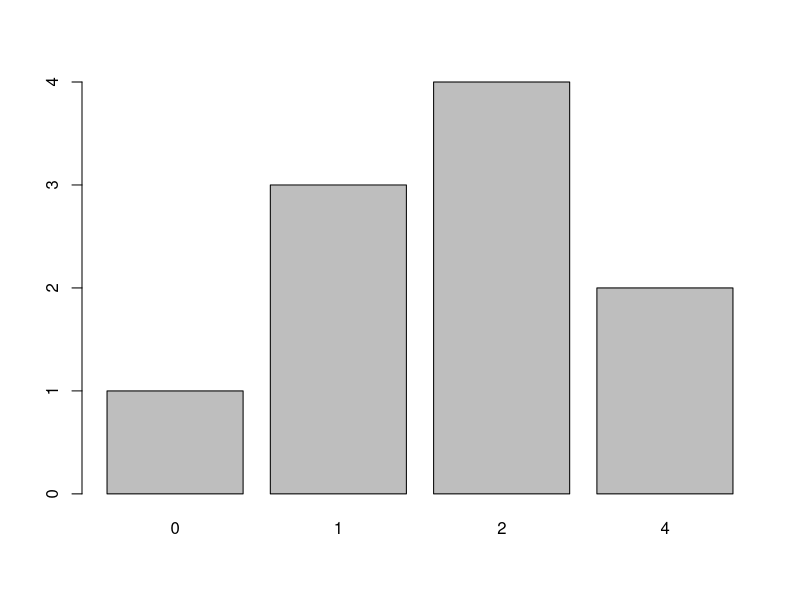
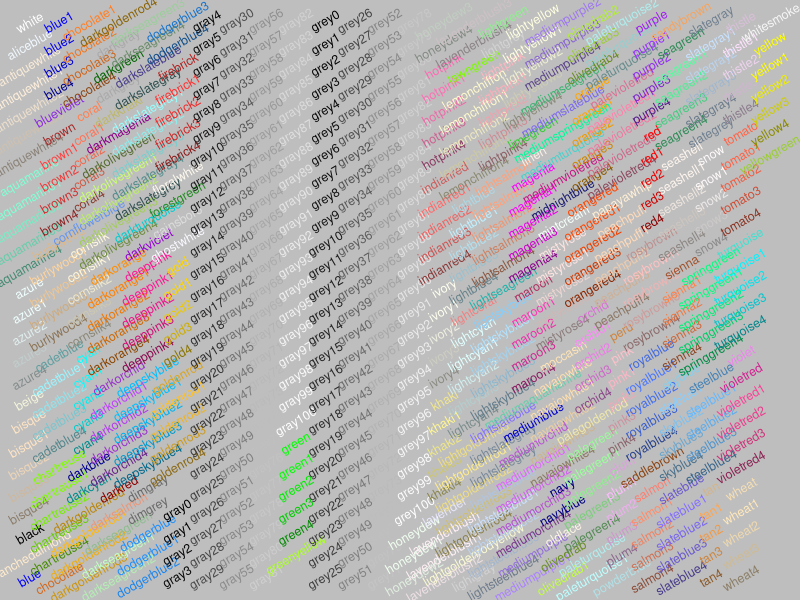
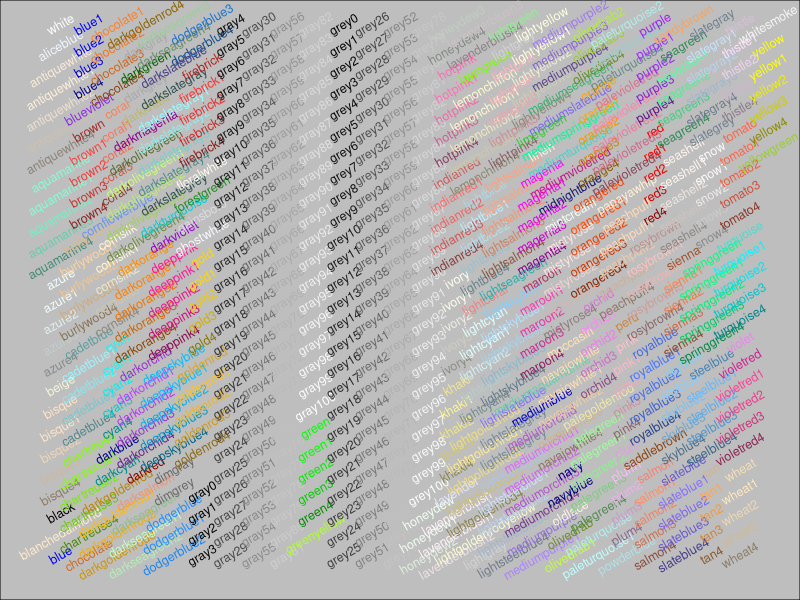
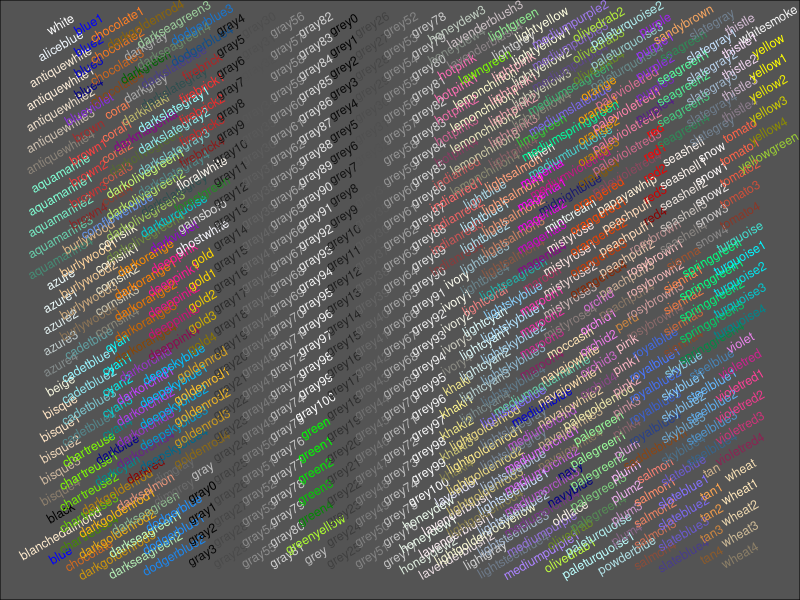
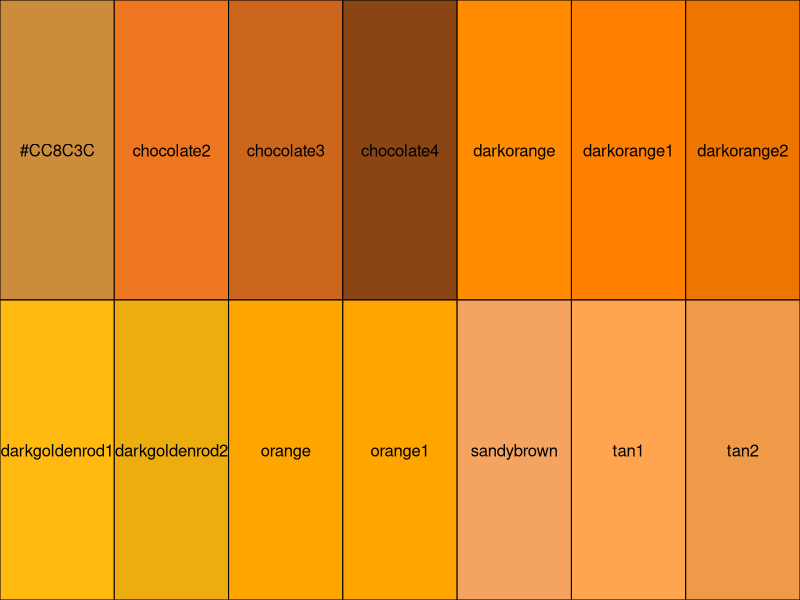
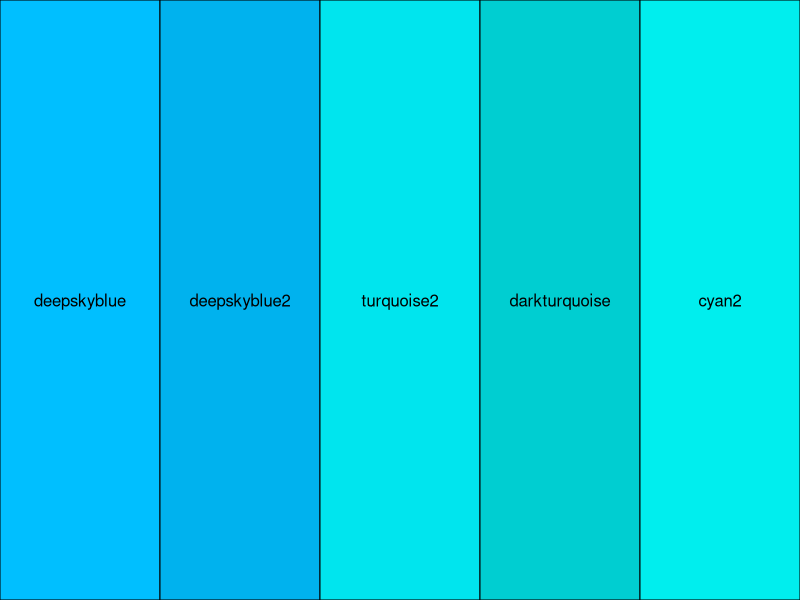
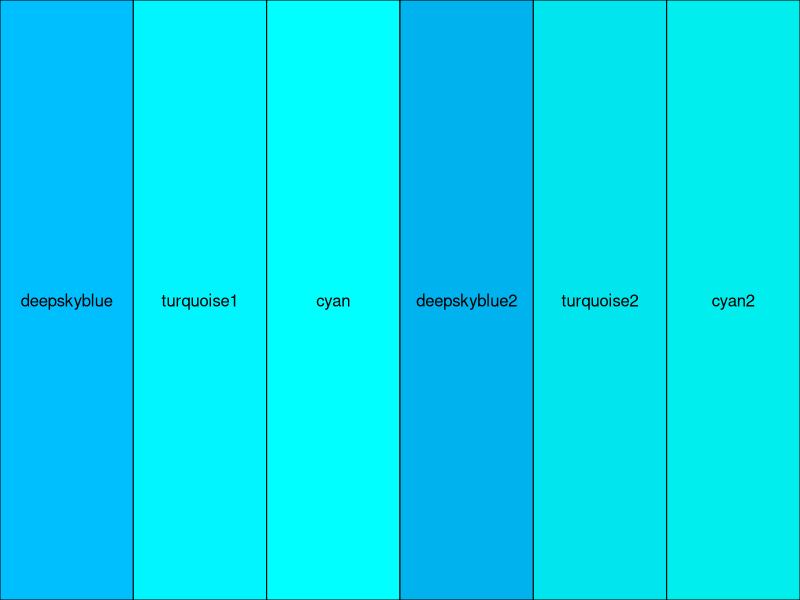
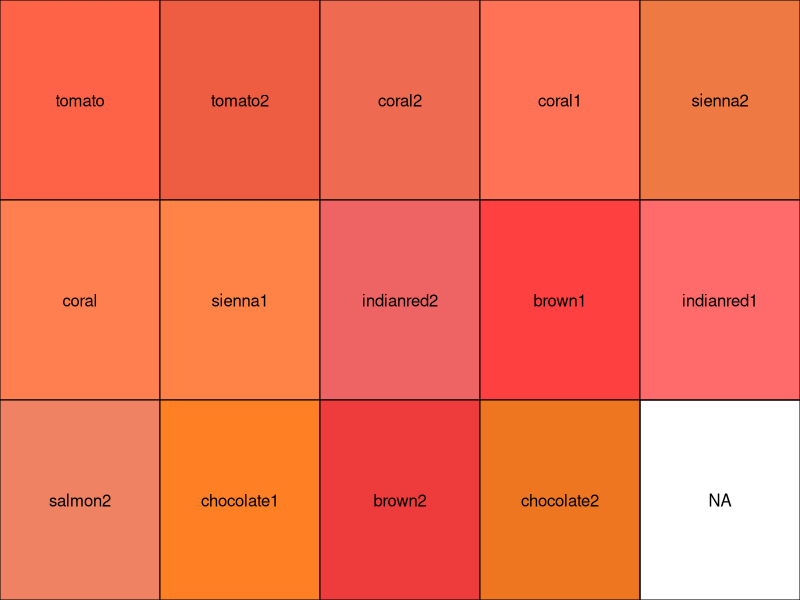

Source code (R) for these figures, in order:
a=c("A","A","P","P","A","P","A")
b=c("red","blue","green","magenta","green","black","blue","black")
d=c(2,1,2,4,1,0,1,2,4,2)
a
b
d
?table
table(a)
table (b)
table(d)
cbind(table(d))
?graphics
barplot(table(d))
?barplot
?colours
?colors
demo("colors")

?barplot
barplot(table(d), width = 1, space = 0.5,
        names.arg = NULL, legend.text = NULL, beside = FALSE,
        horiz = FALSE, density = 5, angle = 90,
        col = "blue", border = par("fg"),
        main = NULL, sub = NULL, xlab = NULL, ylab = NULL,
        xlim = NULL, ylim = NULL, xpd = TRUE, log = "",
        axes = TRUE, axisnames = TRUE,
        cex.axis = par("cex.axis"), cex.names = par("cex.axis"),
        inside = TRUE, plot = TRUE, axis.lty = 0, offset = 0,
        add = FALSE, args.legend = NULL)
?barplot
marks=ceiling(runif(50,0,100))
marks
breaks=seq(0,100,by=10)
breaks
marks.cut=cut(marks,breaks)
marks.cut
marks.table=table(marks.cut)
cbind(marks.table)
